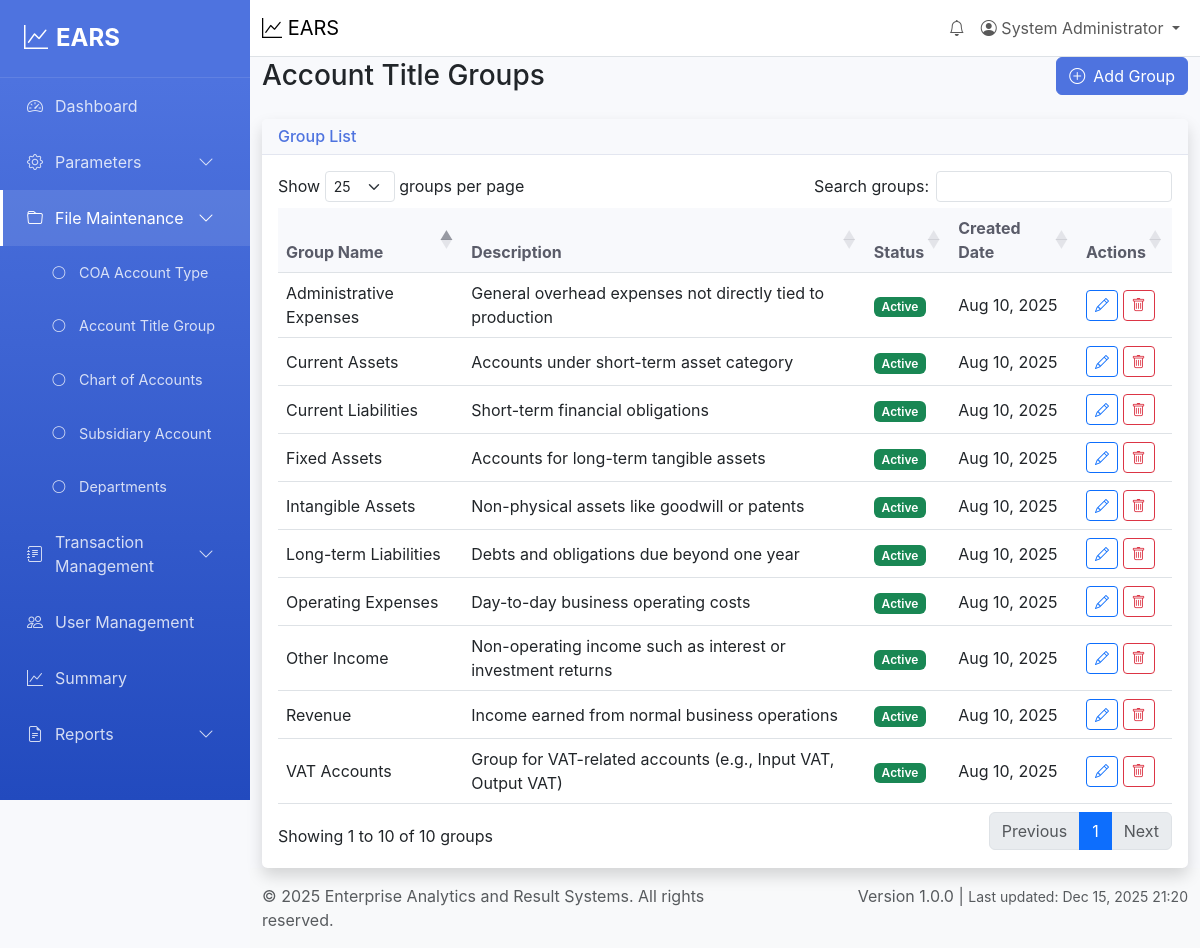
The app's page /file-maintenance/account-title-group (signed in) with its own data.
### tables this page shows
CREATE TABLE account_title_groups (
    id INT AUTO_INCREMENT PRIMARY KEY,
    group_name VARCHAR(100) NOT NULL,
    description TEXT,
    status ENUM('active', 'inactive') DEFAULT 'active',
    created_at TIMESTAMP DEFAULT CURRENT_TIMESTAMP,
    updated_at TIMESTAMP DEFAULT CURRENT_TIMESTAMP ON UPDATE CURRENT_TIMESTAMP
);

### views/file-maintenance/account-title-group.php (the view, shortened to what the rows shown need)
<div class="row">
    <div class="col-12">
        <div class="d-flex justify-content-between align-items-center mb-4">
            <h1 class="h3 mb-0">Account Title Groups</h1>
        </div>
    </div>
</div>
<div class="row">
    <div class="col-12">
        <div class="card shadow">
            <div class="card-body">
                <div class="table-responsive">
                    <table class="table table-hover" id="groupsTable">
                        <thead>
                            <tr>
                                <th>Group Name</th>
                                <th>Description</th>
                                <th>Status</th>
                                <th>Created Date</th>
                                <th>Actions</th>
                            </tr>
                        </thead>
                        <tbody>
                            <?php foreach ($groups as $group): ?>
                                <tr>
                                    <td><?= htmlspecialchars((string)$group['group_name']) ?></td>
                                    <td><?= htmlspecialchars((string)($group['description'] ?? '')) ?></td>
                                    <td>
                                        <span class="badge bg-<?= $group['status'] === 'active' ? 'success' : 'secondary' ?>">
                                            <?= ucfirst($group['status']) ?>
                                        </span>
                                    </td>
                                    <td><?= date('M d, Y', strtotime($group['created_at'])) ?></td>
                                    <td>
                                        <button type="button" class="btn btn-sm btn-outline-primary"
                                                onclick="editGroup(<?= htmlspecialchars(json_encode($group)) ?>)">
                                            <i class="bi bi-pencil"></i>
                                        </button>
                                        <button type="button" class="btn btn-sm btn-outline-danger"
                                                onclick="deleteGroup(<?= $group['id'] ?>)">
                                            <i class="bi bi-trash"></i>
                                        </button>
                                    </td>
                                </tr>
                            <?php endforeach; ?>
                        </tbody>
                    </table>
                </div>
            </div>
        </div>
    </div>
</div>

### records on screen
account_title_groups: group_name "Administrative Expenses", description "General overhead expenses not directly tied to production", status "Active", created_at "Aug 10, 2025"
account_title_groups: group_name "Current Assets", description "Accounts under short-term asset category", status "Active", created_at "Aug 10, 2025"
account_title_groups: group_name "Current Liabilities", description "Short-term financial obligations", status "Active", created_at "Aug 10, 2025"
account_title_groups: group_name "Fixed Assets", description "Accounts for long-term tangible assets", status "Active", created_at "Aug 10, 2025"
account_title_groups: group_name "Intangible Assets", description "Non-physical assets like goodwill or patents", status "Active", created_at "Aug 10, 2025"
account_title_groups: group_name "Long-term Liabilities", description "Debts and obligations due beyond one year", status "Active", created_at "Aug 10, 2025"
account_title_groups: group_name "Operating Expenses", description "Day-to-day business operating costs", status "Active", created_at "Aug 10, 2025"
account_title_groups: group_name "Other Income", description "Non-operating income such as interest or investment returns", status "Active", created_at "Aug 10, 2025"
account_title_groups: group_name "Revenue", description "Income earned from normal business operations", status "Active", created_at "Aug 10, 2025"
account_title_groups: group_name "VAT Accounts", description "Group for VAT-related accounts (e.g., Input VAT, Output VAT)", status "Active", created_at "Aug 10, 2025"

### other values on screen
$user['full_name'] "System Administrator"
APP_NAME "Enterprise Analytics and Result Systems"
APP_VERSION "1.0.0"
